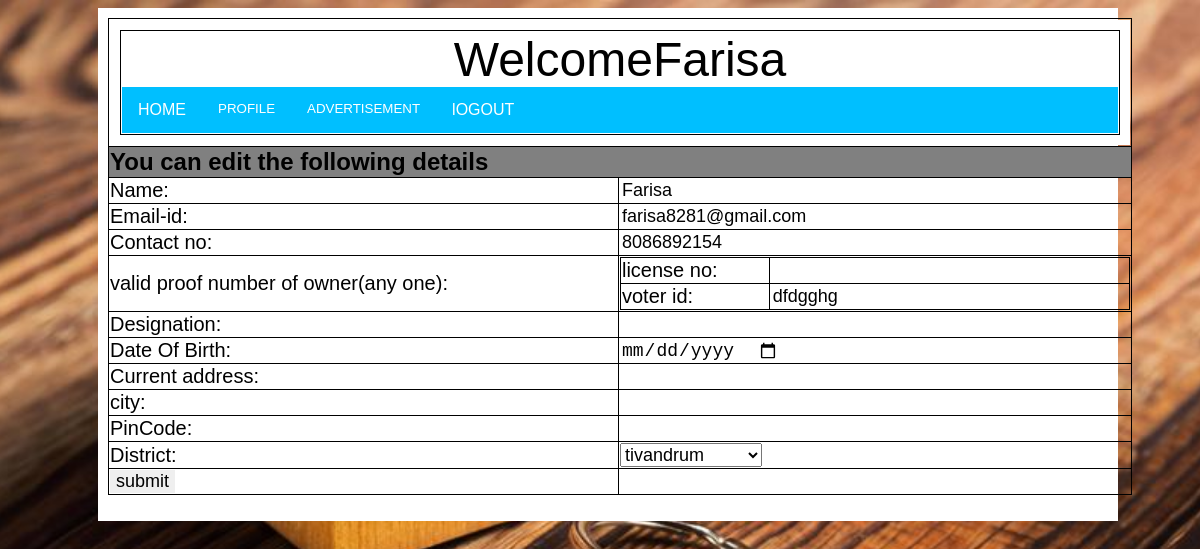
The page /renterediting.php?id=oid5 on the database its author committed.
### tables this page shows
CREATE TABLE `owner` (
  `no` varchar(15) NOT NULL,
  `name` varchar(30) DEFAULT NULL,
  `phoneno` varchar(25) NOT NULL,
  `email` varchar(35) NOT NULL,
  `dob` date DEFAULT NULL,
  `license` varchar(30) NOT NULL,
  `viterid` varchar(30) NOT NULL,
  `curaddress` varchar(350) DEFAULT NULL,
  `city` varchar(350) DEFAULT NULL,
  `disno` int(3) DEFAULT NULL,
  `pin` varchar(10) DEFAULT NULL,
  `desg` varchar(20) DEFAULT NULL,
  `ono` varchar(15) DEFAULT NULL,
  `ora` varchar(3) DEFAULT NULL,
  `num` int(15) DEFAULT NULL,
  `apornot` int(1) DEFAULT 0,
  `odate` datetime DEFAULT current_timestamp()
);

### renterediting.php (the view, shortened to what this page needs)
<html>
<head>
	<link rel="stylesheet" type="text/css" href="css/tacen.css">
	<link rel="stylesheet" type="text/css" href="dropdown.css">
	</head>
	<body>
		<div class="content">
		<form method="POST" action="">
	<?php
	include'dataconnect.php';
	$userid=$_GET['id'];
   $res=$conn->query("select *from owner where no='$userid'");
if($res->num_rows>0)
{
while($result=mysqli_fetch_assoc($res)){
$cno=$result['phoneno'];
}
}
	?>
		    <table>
		    	<tr><td colspan="2" border="1"><?php include'renter_home3.php';?>
	      <tr><td bgcolor="grey" colspan="2">
	            <font size="5"><b>You can edit the following details</b></font>
	            </td></tr>
	            <tr><td>
	             Name:</td><td><input type="text" name="name"  size="30" value="<?php echo $name;?>">
	                  </td></tr>
  <tr><td>
	           Email-id:</td>
	           <td><input type="text" name="uname" value="<?php echo $email;?>"></td></tr>
	           <tr><td>
	           Contact no:</td>
	           <td><input type="text" name="cno" value="<?php echo $cno;?>"></td></tr>
	           <tr>
	           <td> valid proof number of owner(any one):</td>
	           <td><table><tr><td>
	             license no:</td><td><input type="text" name="lic" id="lic" value="<?php echo $lic;?>"></td></tr>
	              <tr>
	             <td>voter id:</td><td><input type="text" name="votid" value="<?php echo $vot;?>"></td>
	             </tr>
	         </table>
	     </td>
	 </tr>
	             <tr>
	             <td>Designation:</td><td><input type="text" name="desg" value="<?php echo $desg;?>"></td>
	             </tr>
	             <tr>
	             <td>Date Of Birth:</td><td><input type="date" name="dob" value="<?php echo $dob;?>"></td>
	             </tr>
	              <tr>
	             <td>Current address:</td><td><input type="text" name="cur" value="<?php echo $cur;?>"></td>
	             </tr>
	              <tr>
	             <td>city:</td><td><input type="text" name="city" value="<?php echo $city;?>"></td>
	             </tr>
	              <tr><td>PinCode:</td><td><input type="text" name="pin" size="30"></td></td>
	              <tr><td>District:</td>
	              <td><select id="district" value="" name="dist">Select district
	              <option value="1">tivandrum</option>
        </select></td>
       </tr>
	             </tr>
	           <tr>
	              <td>
	              <input type="submit" name="predit" value="submit" width="50" id="letters">
	              </td></tr>
	                  </body>
	                  </html>

### renter_home3.php (shortened to what this page needs)
<html>
<head>
<link rel="stylesheet" type="text/css" href="dropdown.css">
<slink rel="stylesheet" href="https://cdnjs.cloudflare.com/ajax/libs/font-awesome/4.7.0/css/font-awesome.min.css">
</head>
<body>
	<div class="content">
<?php
echo'<form>';
include 'dataconnect.php';
	$userid=$_GET['id'];
?>
<center>
<table>
	<?php
$sql=$conn->query("select * from owner where no='$userid'");
if($sql->num_rows >0)
{
	while($res=mysqli_fetch_array($sql))
	{
		$name=$res['name'];
$email=$res['email'];
$lic=$res['license'];
$vot=$res['viterid'];
$cur=$res['curaddress'];
    $dob=$res['dob'];
    $city=$res['city'];
    $desg=$res['desg'];
    $ono=$res['ono'];
}
}
?>
  	<tr><center><td class="let" align="center"><font size="7">Welcome<?php echo $name;?></font>
	 <div class="navbar">
	   <?php echo'<a  class="active" href="renter_home3.php?id='.$userid.'">HOME</a>';?>
	   <div class="dropdown">
  <button class="dropbtn">PROFILE</button>
	</div>
	 <div class="dropdown">
  <button class="dropbtn">ADVERTISEMENT</button>
  <div class="dropdown-content">
	 <?php
	 if($ono!="")
	 {
echo'</div></div> <a href="logout.php">lOGOUT</a>
	  </div>';
echo'</center></td></center></tr>';
  	}
	?>
  </table>
</div>
</body>
</html>

### css/tacen.css (style rules this page uses)
table, tr, th,td { border: 1px solid black; }
table { border-collapse: collapse; width:100%; }
.content { max-width: 1000px; margin: auto; background: white; padding: 10px; }
input { border:0; }
body { background:#555; }

### dropdown.css (style rules this page uses)
body { font-family: Arial, Helvetica, sans-serif; }
.navbar { overflow: hidden; background-color:#00BFFF ; }
.navbar a { float: left; font-size: 16px; color: white; text-align: center; padding: 14px 16px; text-decoration: none; text-align: left; }
.dropdown { float: left; overflow: hidden; }
.dropdown .dropbtn { font-stretch: 16px; border: none; outline: none; color: white; padding: 14px 16px; background-color:#00BFFF; font-family: inherit; margin: 0; }

### renterediting.php (style rules this page uses)
td { font-size:20px; }
input[type="text"] { font-size:18px; }
input[type="date"] { font-size:18px; }
input[type="submit"] { font-size:18px; }
select { font-size:18px; }

### renter_home3.php (style rules this page uses)
body { background-image:url("images/im1.jpg"); height:100%; width:100%; background-position:center; background-repeat:no-repeat; background-size:cover; }
.content { width:1000px; margin: auto; background: white; padding: 10px; }

### rows shown on the page
owner: name "Farisa", uname "farisa8281@gmail.com", cno "8086892154", votid "dfdgghg"
